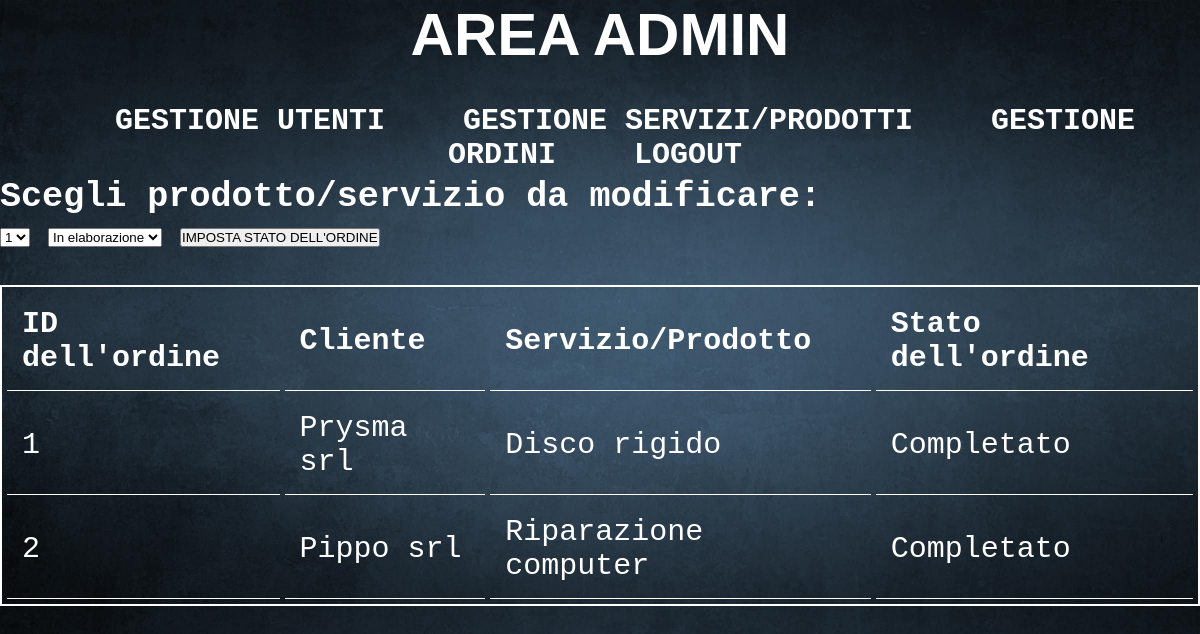
The app's page /ordini.php with its own data.
### tables this page shows
CREATE TABLE `ordini` (
  `ID_Ordini` int(11) NOT NULL,
  `fk_id_utente` int(11) NOT NULL,
  `fk_id_serv_prod` int(11) NOT NULL,
  `fk_id_stato_ordine` int(11) NOT NULL
);

CREATE TABLE `utenti` (
  `ID_Utente` int(11) NOT NULL,
  `nome_azienda` varchar(100) DEFAULT NULL,
  `nome_rappresentante` varchar(50) DEFAULT NULL,
  `email` varchar(50) DEFAULT NULL,
  `numero_telefono` varchar(12) DEFAULT NULL,
  `indirizzo` varchar(50) DEFAULT NULL,
  `passwordU` varchar(255) DEFAULT NULL,
  `fk_id_tipo_utente` int(11) NOT NULL
);

CREATE TABLE `servizi_prodotti` (
  `ID_serv_prod` int(11) NOT NULL,
  `nome_prod_serv` varchar(50) DEFAULT NULL,
  `descrizione` varchar(50) DEFAULT NULL,
  `fk_id_serv_prod` int(11) NOT NULL,
  `disponibilita` varchar(5) DEFAULT '0',
  `costo` varchar(50) DEFAULT NULL,
  `sconto` varchar(50) DEFAULT NULL
);

CREATE TABLE `stato_ordine` (
  `ID_stato` int(11) NOT NULL,
  `nome_stato` varchar(20) DEFAULT NULL
);

### ordini.php (the view, shortened to what this page needs)
<html>
<head>
  <link href="stile.css" rel="stylesheet" typr="text/css">
</head>
<header>
<h1>AREA ADMIN</h1>
<br>
<nav>
  <ul>
    <li><a href="utenti.php" title="Query">GESTIONE UTENTI</a></li>
    <li><a href="servizi_prodotti.php" title="Query">GESTIONE SERVIZI/PRODOTTI</a></li>
    <li><a href="ordini.php" title="Query">GESTIONE ORDINI</a></li>
    <li><a href="logout.php" title="Query">LOGOUT</a></li>
  </nav>
</header>
<body>
<br>
<form method="POST" action="ImpostaStatoOrdine.php">
    <h3>Scegli prodotto/servizio da modificare: </h3>
    <select name="cmbOrdine">
        <?php
            include_once "connessione.php";
            $Query="SELECT ID_Ordini FROM ordini;";
            $risultato=$conn->query($Query);
            while ($riga=mysqli_fetch_array ($risultato))
            {
             echo "<option value=\"".$riga['ID_Ordini']."\">";
             echo   $riga['ID_Ordini'];
             echo "</option>";
            }
        ?>
    </select>
    <select name="cmbStatoOrdine">
        <?php
            include_once "connessione.php";
            $Query="SELECT ID_stato, nome_stato FROM stato_ordine;";
            $risultato=$conn->query($Query);
            while ($riga=mysqli_fetch_array ($risultato))
            {
             echo "<option value=\"".$riga['ID_stato']."\">";
             echo   $riga['nome_stato'];
             echo "</option>";
            }
        ?>
    </select>
    <input type="submit" value="IMPOSTA STATO DELL'ORDINE" />
</form>
<br>
    <?php
        include_once "connessione.php";
        $query = "SELECT ID_Ordini, nome_azienda, nome_prod_serv, nome_stato
                  FROM ordini
                  JOIN stato_ordine ON fk_id_stato_ordine = ID_stato
                  JOIN utenti ON fk_id_utente = ID_Utente
                  JOIN servizi_prodotti ON ordini.fk_id_serv_prod = ID_serv_prod;";
        $risultato=$conn->query($query);
        if ($risultato==FALSE)
        {
            echo "Query con errori: <br>";
            echo mysqli_error($conn);
        }
        else
        {
            echo "<table>";
            echo "<tr>";
            echo "<th>ID dell'ordine</th> <th>Cliente</th> <th>Servizio/Prodotto</th> <th>Stato dell'ordine</th>";
            echo"</tr>";
            while ($riga=mysqli_fetch_array($risultato,MYSQLI_ASSOC))
            {
                echo"<tr>";
                echo"<td>".$riga['ID_Ordini']."</td> <td>".$riga['nome_azienda']."</td> <td>".$riga['nome_prod_serv']."</td> <td>".$riga['nome_stato']."</td>";
                echo"</tr>";
            }
            echo"</table><br/><br/>";
        }
    ?>
</body>
</html>

### stile.css (style rules this page uses)
table { border: 2px solid white; border-collapse: separate; border-spacing: 5px; border-style: solid; font-size: 30px; font-family: Verdana, Geneva, Tahoma, sans-serif; }
body { background-image: url("sfondo.jpg"); background-repeat: no-repeat; background-size: 100% 100%; font-size: 30px; font-family: Verdana, Geneva, Tahoma, sans-serif; background-size:cover; }
th, td { padding: 15px; text-align: left; border-bottom: 1px solid white; font-family: "Courier New", Courier, Monospace; }
header { color: white; font-family: "Courier New", Courier, Monospace; }
h1 { color: white; font-family: Verdana, Geneva, Tahoma, sans-serif; text-align: center; font-weight: bold; }
body { color: white; font-family: "Courier New", Courier, Monospace; font-weight: bold; }
nav { display: block; height: 40px; padding-top: 1px; padding-left: 20px; text-align: center; }
nav li { display: inline; margin: 20px; padding: 10px; }
nav ul { display: inline; list-style-type: none; }
a { text-decoration: none; color: white; font-size: 30px; transition: all 0.5s ease-in-out; position: relative; text-transform: uppercase; text-align: center; font-weight: bold; font-family: "Courier New", Courier, Monospace; }
*, *:before, *:after { padding: 0; margin: 0; box-sizing: border-box; }
::placeholder { color: #e5e5e5; }

### records on screen
ordini: ID_Ordini "1", fk_id_utente.nome_azienda "Prysma srl", fk_id_serv_prod.nome_prod_serv "Disco rigido", fk_id_stato_ordine.nome_stato "Completato"
ordini: ID_Ordini "2", fk_id_utente.nome_azienda "Pippo srl", fk_id_serv_prod.nome_prod_serv "Riparazione computer", fk_id_stato_ordine.nome_stato "Completato"

### other values on screen
form field cmbOrdine "1"
form field cmbStatoOrdine "In elaborazione"
